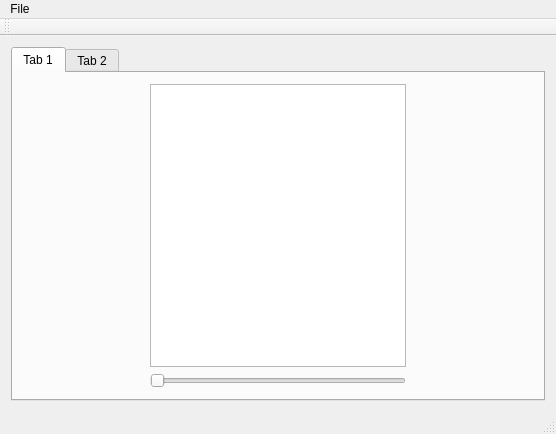
<?xml version="1.0" encoding="UTF-8"?>
<ui version="4.0">
 <class>MainWindow</class>
 <widget class="QMainWindow" name="MainWindow">
  <property name="geometry">
   <rect>
    <x>0</x>
    <y>0</y>
    <width>556</width>
    <height>434</height>
   </rect>
  </property>
  <property name="windowTitle">
   <string>MainWindow</string>
  </property>
  <widget class="QWidget" name="centralWidget">
   <layout class="QGridLayout" name="gridLayout_2">
    <item row="0" column="0">
     <widget class="QTabWidget" name="tabWidget">
      <property name="currentIndex">
       <number>0</number>
      </property>
      <widget class="QWidget" name="tab">
       <attribute name="title">
        <string>Tab 1</string>
       </attribute>
       <layout class="QGridLayout" name="gridLayout_3">
        <item row="0" column="1">
         <widget class="MainCanvas" name="graphicsView"/>
        </item>
        <item row="1" column="1">
         <widget class="QSlider" name="horizontalSlider">
          <property name="orientation">
           <enum>Qt::Horizontal</enum>
          </property>
         </widget>
        </item>
        <item row="0" column="0">
         <spacer name="horizontalSpacer">
          <property name="orientation">
           <enum>Qt::Horizontal</enum>
          </property>
          <property name="sizeType">
           <enum>QSizePolicy::MinimumExpanding</enum>
          </property>
          <property name="sizeHint" stdset="0">
           <size>
            <width>40</width>
            <height>20</height>
           </size>
          </property>
         </spacer>
        </item>
        <item row="0" column="2">
         <spacer name="horizontalSpacer_2">
          <property name="orientation">
           <enum>Qt::Horizontal</enum>
          </property>
          <property name="sizeType">
           <enum>QSizePolicy::MinimumExpanding</enum>
          </property>
          <property name="sizeHint" stdset="0">
           <size>
            <width>40</width>
            <height>20</height>
           </size>
          </property>
         </spacer>
        </item>
       </layout>
      </widget>
      <widget class="QWidget" name="tab_2">
       <attribute name="title">
        <string>Tab 2</string>
       </attribute>
      </widget>
     </widget>
    </item>
   </layout>
  </widget>
  <widget class="QMenuBar" name="menuBar">
   <property name="geometry">
    <rect>
     <x>0</x>
     <y>0</y>
     <width>556</width>
     <height>21</height>
    </rect>
   </property>
   <widget class="QMenu" name="menuFile">
    <property name="title">
     <string>File</string>
    </property>
    <addaction name="actionNew"/>
    <addaction name="actionSave"/>
    <addaction name="actionSave_as"/>
   </widget>
   <addaction name="menuFile"/>
  </widget>
  <widget class="QToolBar" name="mainToolBar">
   <attribute name="toolBarArea">
    <enum>TopToolBarArea</enum>
   </attribute>
   <attribute name="toolBarBreak">
    <bool>false</bool>
   </attribute>
  </widget>
  <widget class="QStatusBar" name="statusBar"/>
  <action name="actionNew">
   <property name="text">
    <string>New...</string>
   </property>
  </action>
  <action name="actionSave">
   <property name="text">
    <string>Save</string>
   </property>
  </action>
  <action name="actionSave_as">
   <property name="text">
    <string>Save as...</string>
   </property>
  </action>
 </widget>
 <layoutdefault spacing="6" margin="11"/>
 <customwidgets>
  <customwidget>
   <class>MainCanvas</class>
   <extends>QGraphicsView</extends>
   <header>maincanvas.h</header>
  </customwidget>
 </customwidgets>
 <resources/>
 <connections/>
</ui>
